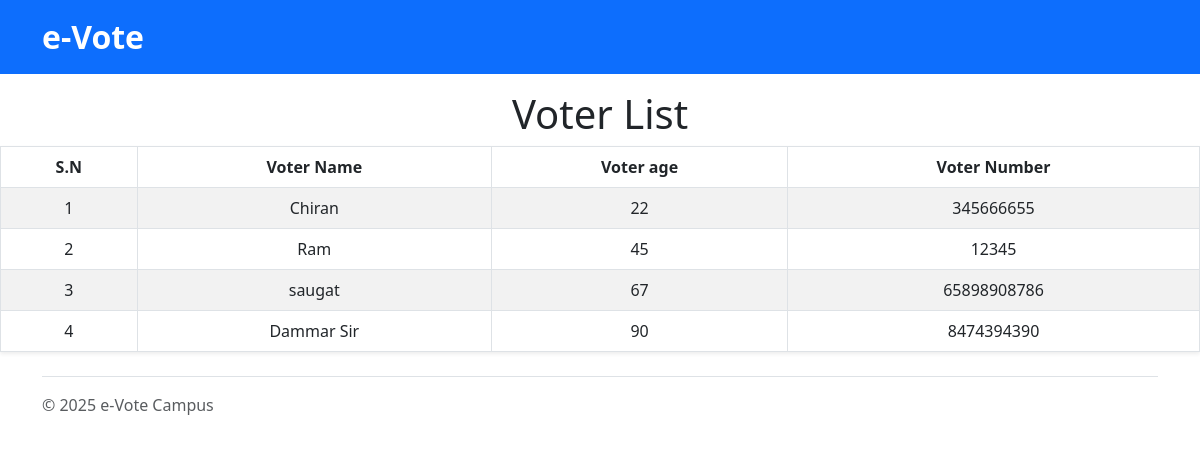
Page /candidate_name/show_voters/ on the earlier database version.
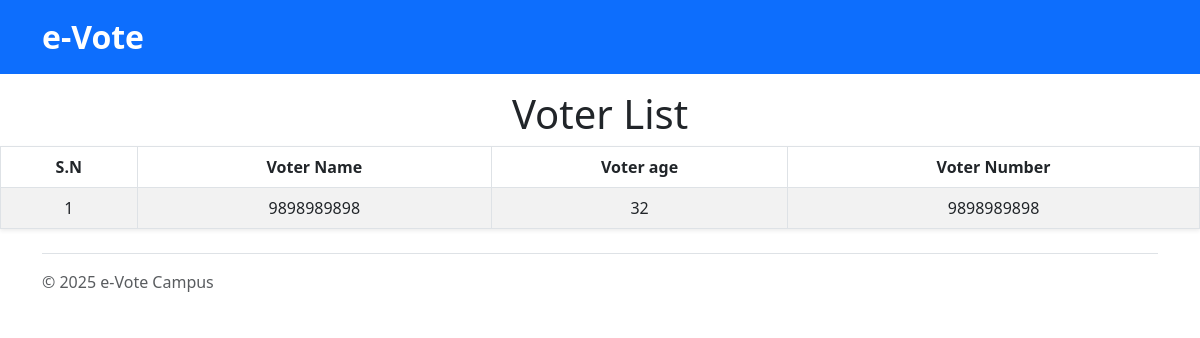
Same page on the later database version.
### candidates/models.py (models this page shows, shortened)
class Voter(models.Model):
    voter_name=models.CharField(max_length=100)
    voter_id_number=models.BigIntegerField()
    voter_age=models.IntegerField()

### candidates/views.py (the view)
# urls.py: path('show_voters/',views.show_voters ,name='show_voters'),
def show_voters(request):
    voters=Voter.objects.all()
    context={
        'voters':voters
    }
    return render(request, 'show_voters.html',context)

### candidates/templates/show_voters.html
{% extends 'layout.html' %}
{% block main_content %}
 {% block navbar1 %}
<nav class="navbar navbar-expand-lg navbar-dark bg-primary">
  <div class="container d-flex justify-content-between align-items-center">
    <a class="navbar-brand" href="{% url 'index' %}">
      <span id="logo-text">e-Vote</span>
    </a>
</nav>
{% endblock %}
<body>
    <table class="table table-striped table-hover table-bordered text-center align-middle shadow-sm">
            <h1 class="text-center mt-3"> Voter List</h1>
       <thead>
        <tr>
            <th>S.N</th>
            <th>Voter Name</th>
            <th>Voter age</th>
            <th>Voter Number</th>
        </tr>
        </thead>
        <tr>
            {% for voter in voters %}
            <td>{{voter.id}}</td>
            <td>{{voter.voter_name}}</td>
            <td>{{voter.voter_age}}</td>
            <td>{{voter.voter_id_number}}</td>
        </tr>
         {% endfor %}
    </table>
    {% endblock %}

### templates/layout.html (shortened to what this page needs)
{% load static %}
<!doctype html>
<html lang="en">
<head>
    <link href="https://cdn.jsdelivr.net/npm/bootstrap@5.3.0/dist/css/bootstrap.min.css" rel="stylesheet">
    <link href="https://cdnjs.cloudflare.com/ajax/libs/font-awesome/6.5.0/css/all.min.css" rel="stylesheet">
    <link rel="stylesheet" href="{% static 'index.css' %}">
</head>
<body>
    {% block main_content %}
    {% endblock %}
    <footer>
        {% block footer %}
        <div class="container">
            <div class="d-flex flex-wrap justify-content-between align-items-center py-3 my-4 border-top">
                <div class="col-md-4 d-flex align-items-center">
                    <span class="mb-3 mb-md-0 text-body-secondary">&copy; 2025 e-Vote Campus</span>
                </div>
            </div>
        </div>
        {% endblock %}
    </footer>
</body>
</html>

### static/css/index.css (style rules this page uses)
html, body { height: 100%; width: 100%; overflow-x: hidden !important; }
.navbar { position: relative; top: 0; left: 0; width: 100%; z-index: 20; background: rgba(0, 0, 0, 0.5); padding: 0.5rem 1rem; }
#logo-text { text-decoration: none; font-size: xx-large; }
#logo-text::first-letter { font-family: Georgia, 'Times New Roman', Times, serif; font-weight: bolder; color: rgb(121, 244, 121); font-size: 40px; }
#logo-text, .logo-e, .logo-rest { font-family: "Segoe UI", sans-serif; font-weight: 700; }

Differences in the rows shown:
removed Voter: id "2", voter_name "Ram", voter_age "45", voter_id_number "12345"
removed Voter: id "3", voter_name "saugat", voter_age "67", voter_id_number "65898908786"
removed Voter: id "4", voter_name "Dammar Sir", voter_age "90", voter_id_number "8474394390"
changed Voter id 1: voter_name "Chiran" → "9898989898"; voter_age "22" → "32"; voter_id_number "345666655" → "9898989898"
